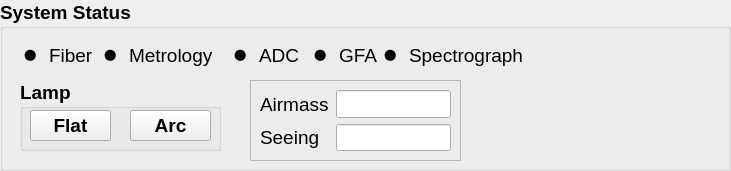
     <widget class="QGroupBox" name="group_status">
      <property name="geometry">
       <rect>
        <x>660</x>
        <y>0</y>
        <width>731</width>
        <height>171</height>
       </rect>
      </property>
      <property name="font">
       <font>
        <family>Arial</family>
        <pointsize>14</pointsize>
        <weight>75</weight>
        <bold>true</bold>
        <strikeout>false</strikeout>
       </font>
      </property>
      <property name="title">
       <string>System Status</string>
      </property>
      <widget class="QGroupBox" name="group_lamp">
       <property name="geometry">
        <rect>
         <x>20</x>
         <y>80</y>
         <width>201</width>
         <height>71</height>
        </rect>
       </property>
       <property name="font">
        <font>
         <family>Arial</family>
         <pointsize>14</pointsize>
         <weight>75</weight>
         <bold>true</bold>
         <strikeout>false</strikeout>
        </font>
       </property>
       <property name="title">
        <string>Lamp</string>
       </property>
       <widget class="QToolButton" name="toolButton_flat">
        <property name="enabled">
         <bool>true</bool>
        </property>
        <property name="geometry">
         <rect>
          <x>10</x>
          <y>30</y>
          <width>81</width>
          <height>31</height>
         </rect>
        </property>
        <property name="focusPolicy">
         <enum>Qt::TabFocus</enum>
        </property>
        <property name="contextMenuPolicy">
         <enum>Qt::DefaultContextMenu</enum>
        </property>
        <property name="acceptDrops">
         <bool>false</bool>
        </property>
        <property name="autoFillBackground">
         <bool>false</bool>
        </property>
        <property name="inputMethodHints">
         <set>Qt::ImhNone</set>
        </property>
        <property name="text">
         <string>Flat</string>
        </property>
        <property name="checkable">
         <bool>false</bool>
        </property>
        <property name="checked">
         <bool>false</bool>
        </property>
        <property name="autoRepeat">
         <bool>true</bool>
        </property>
        <property name="toolButtonStyle">
         <enum>Qt::ToolButtonIconOnly</enum>
        </property>
        <property name="autoRaise">
         <bool>false</bool>
        </property>
        <property name="arrowType">
         <enum>Qt::NoArrow</enum>
        </property>
       </widget>
       <widget class="QToolButton" name="toolButton_arc">
        <property name="enabled">
         <bool>true</bool>
        </property>
        <property name="geometry">
         <rect>
          <x>110</x>
          <y>30</y>
          <width>81</width>
          <height>31</height>
         </rect>
        </property>
        <property name="focusPolicy">
         <enum>Qt::TabFocus</enum>
        </property>
        <property name="autoFillBackground">
         <bool>false</bool>
        </property>
        <property name="inputMethodHints">
         <set>Qt::ImhNone</set>
        </property>
        <property name="text">
         <string>Arc</string>
        </property>
        <property name="checkable">
         <bool>false</bool>
        </property>
        <property name="checked">
         <bool>false</bool>
        </property>
        <property name="autoRaise">
         <bool>false</bool>
        </property>
       </widget>
      </widget>
      <widget class="QWidget" name="layoutWidget_151">
       <property name="geometry">
        <rect>
         <x>310</x>
         <y>40</y>
         <width>67</width>
         <height>31</height>
        </rect>
       </property>
       <layout class="QHBoxLayout" name="horizontalLayout_gfa">
        <item>
         <widget class="QLabel" name="ok_status_gfa">
          <property name="font">
           <font>
            <family>Arial</family>
            <pointsize>18</pointsize>
            <weight>50</weight>
            <bold>false</bold>
            <strikeout>false</strikeout>
           </font>
          </property>
          <property name="text">
           <string>⚫</string>
          </property>
         </widget>
        </item>
        <item>
         <widget class="QLabel" name="label_status_gfa">
          <property name="font">
           <font>
            <family>Arial</family>
            <pointsize>14</pointsize>
            <weight>50</weight>
            <bold>false</bold>
            <strikeout>false</strikeout>
           </font>
          </property>
          <property name="text">
           <string>GFA</string>
          </property>
         </widget>
        </item>
       </layout>
      </widget>
      <widget class="QWidget" name="layoutWidget_152">
       <property name="geometry">
        <rect>
         <x>380</x>
         <y>40</y>
         <width>143</width>
         <height>31</height>
        </rect>
       </property>
       <layout class="QHBoxLayout" name="horizontalLayout_spectrograph">
        <item>
         <widget class="QLabel" name="ok_status_spectrograph">
          <property name="font">
           <font>
            <family>Arial</family>
            <pointsize>18</pointsize>
            <weight>50</weight>
            <bold>false</bold>
            <strikeout>false</strikeout>
           </font>
          </property>
          <property name="text">
           <string>⚫</string>
          </property>
         </widget>
        </item>
        <item>
         <widget class="QLabel" name="label_status_spectrograph">
          <property name="font">
           <font>
            <family>Arial</family>
            <pointsize>14</pointsize>
            <weight>50</weight>
            <bold>false</bold>
            <strikeout>false</strikeout>
           </font>
          </property>
          <property name="text">
           <string>Spectrograph</string>
          </property>
         </widget>
        </item>
       </layout>
      </widget>
      <widget class="QWidget" name="layoutWidget">
       <property name="geometry">
        <rect>
         <x>20</x>
         <y>40</y>
         <width>74</width>
         <height>31</height>
        </rect>
       </property>
       <layout class="QHBoxLayout" name="horizontalLayout_status_fiber">
        <item>
         <widget class="QLabel" name="ok_status_fiber">
          <property name="font">
           <font>
            <family>Arial</family>
            <pointsize>18</pointsize>
            <weight>50</weight>
            <bold>false</bold>
            <strikeout>false</strikeout>
           </font>
          </property>
          <property name="text">
           <string>⚫</string>
          </property>
         </widget>
        </item>
        <item>
         <widget class="QLabel" name="label_status_fiber">
          <property name="font">
           <font>
            <family>Arial</family>
            <pointsize>14</pointsize>
            <weight>50</weight>
            <bold>false</bold>
            <strikeout>false</strikeout>
           </font>
          </property>
          <property name="text">
           <string>Fiber</string>
          </property>
         </widget>
        </item>
       </layout>
      </widget>
      <widget class="QWidget" name="layoutWidget">
       <property name="geometry">
        <rect>
         <x>100</x>
         <y>40</y>
         <width>113</width>
         <height>31</height>
        </rect>
       </property>
       <layout class="QHBoxLayout" name="horizontalLayout_metrology">
        <item>
         <widget class="QLabel" name="ok_status_metrology">
          <property name="font">
           <font>
            <family>Arial</family>
            <pointsize>18</pointsize>
            <weight>50</weight>
            <bold>false</bold>
            <strikeout>false</strikeout>
           </font>
          </property>
          <property name="text">
           <string>⚫</string>
          </property>
         </widget>
        </item>
        <item>
         <widget class="QLabel" name="label_status_metrology">
          <property name="font">
           <font>
            <family>Arial</family>
            <pointsize>14</pointsize>
            <weight>50</weight>
            <bold>false</bold>
            <strikeout>false</strikeout>
           </font>
          </property>
          <property name="text">
           <string>Metrology</string>
          </property>
         </widget>
        </item>
       </layout>
      </widget>
      <widget class="QWidget" name="layoutWidget">
       <property name="geometry">
        <rect>
         <x>230</x>
         <y>40</y>
         <width>70</width>
         <height>31</height>
        </rect>
       </property>
       <layout class="QHBoxLayout" name="horizontalLayout_adc">
        <item>
         <widget class="QLabel" name="ok_status_adc">
          <property name="font">
           <font>
            <family>Arial</family>
            <pointsize>18</pointsize>
            <weight>50</weight>
            <bold>false</bold>
            <strikeout>false</strikeout>
           </font>
          </property>
          <property name="text">
           <string>⚫</string>
          </property>
         </widget>
        </item>
        <item>
         <widget class="QLabel" name="label_status_adc">
          <property name="font">
           <font>
            <family>Arial</family>
            <pointsize>14</pointsize>
            <weight>50</weight>
            <bold>false</bold>
            <strikeout>false</strikeout>
           </font>
          </property>
          <property name="text">
           <string>ADC</string>
          </property>
         </widget>
        </item>
       </layout>
      </widget>
      <widget class="QLabel" name="label_logo">
       <property name="geometry">
        <rect>
         <x>530</x>
         <y>30</y>
         <width>181</width>
         <height>61</height>
        </rect>
       </property>
       <property name="toolTip">
        <string>&lt;html&gt;&lt;head/&gt;&lt;body&gt;&lt;p&gt;Korea Multi-object Spectrograph&lt;/p&gt;&lt;/body&gt;&lt;/html&gt;</string>
       </property>
       <property name="text">
        <string/>
       </property>
       <property name="pixmap">
        <pixmap>kspec_logo_small.png</pixmap>
       </property>
       <property name="scaledContents">
        <bool>true</bool>
       </property>
      </widget>
      <widget class="QFrame" name="Monitor">
       <property name="geometry">
        <rect>
         <x>250</x>
         <y>80</y>
         <width>211</width>
         <height>81</height>
        </rect>
       </property>
       <property name="frameShape">
        <enum>QFrame::StyledPanel</enum>
       </property>
       <property name="frameShadow">
        <enum>QFrame::Raised</enum>
       </property>
       <layout class="QGridLayout" name="gridLayout">
        <item row="0" column="0">
         <widget class="QLabel" name="label_airmass_3">
          <property name="font">
           <font>
            <family>Arial</family>
            <pointsize>14</pointsize>
            <weight>50</weight>
            <bold>false</bold>
            <strikeout>false</strikeout>
           </font>
          </property>
          <property name="text">
           <string>Airmass</string>
          </property>
         </widget>
        </item>
        <item row="0" column="1">
         <widget class="QLineEdit" name="Airmass">
          <property name="font">
           <font>
            <family>Arial</family>
            <pointsize>14</pointsize>
            <weight>50</weight>
            <bold>false</bold>
            <strikeout>false</strikeout>
           </font>
          </property>
         </widget>
        </item>
        <item row="1" column="0">
         <widget class="QLabel" name="label_seeing_3">
          <property name="font">
           <font>
            <family>Arial</family>
            <pointsize>14</pointsize>
            <weight>50</weight>
            <bold>false</bold>
            <strikeout>false</strikeout>
           </font>
          </property>
          <property name="text">
           <string>Seeing  </string>
          </property>
         </widget>
        </item>
        <item row="1" column="1">
         <widget class="QLineEdit" name="Seeing">
          <property name="font">
           <font>
            <family>Arial</family>
            <pointsize>14</pointsize>
            <weight>50</weight>
            <bold>false</bold>
            <strikeout>false</strikeout>
           </font>
          </property>
         </widget>
        </item>
       </layout>
      </widget>
     </widget>
